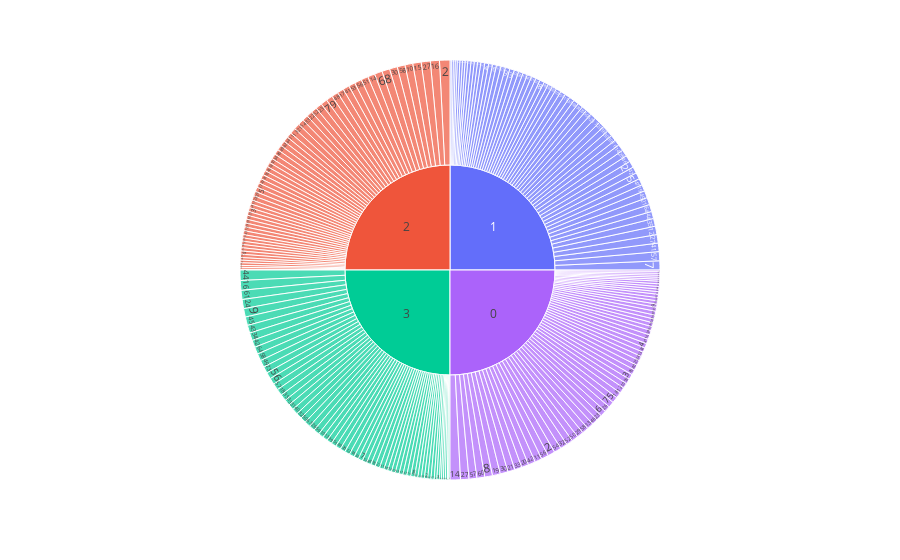

Notebook code for this chart:
### Code cell
px.sunburst(df , path = ['price_range' , 'int_memory'])

### Figure 1 — Plotly figure (JSON) as saved in the notebook; plotly's stock layout.template omitted (floating-point values rounded to 4 significant figures; data arrays with more than 128 entries replaced by an {"elided": "..."} marker saying what was removed)
{"data": [{"branchvalues": "total", "domain": {"x": [0, 1], "y": [0, 1]}, "hovertemplate": "labels=%{label}<br>count=%{value}<br>parent=%{parent}<br>id=%{id}<extra></extra>", "ids": {"elided": "256 str values"}, "labels": {"elided": "256 str values"}, "name": "", "parents": {"elided": "256 str values"}, "type": "sunburst", "values": {"elided": "256 int values"}}], "layout": {"legend": {"tracegroupgap": 0}, "margin": {"t": 60}}}
